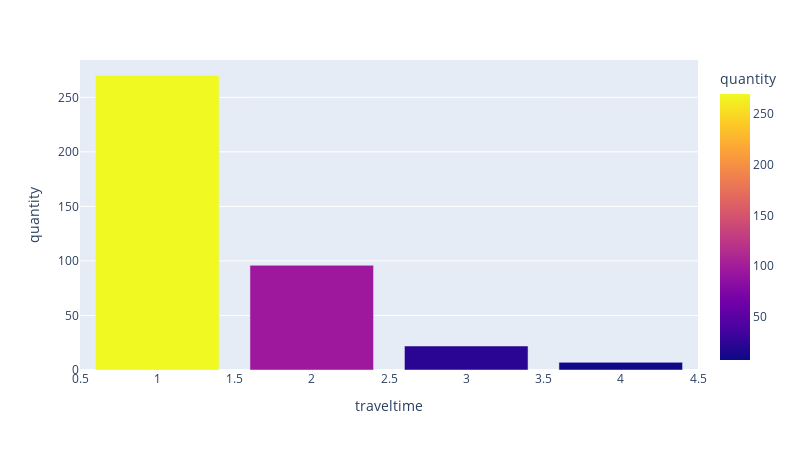

Notebook code for this chart:
### Markdown cell above
Заполним пропущенные значения:

### Code cell
FillNan(data.traveltime)
ColumnApdateInfo(data.traveltime)

### Figure 1 — Plotly figure (JSON) as saved in the notebook; plotly's stock layout.template omitted (floating-point values rounded to 4 significant figures)
{"data": [{"alignmentgroup": "True", "hovertemplate": "traveltime=%{x}<br>quantity=%{marker.color}<extra></extra>", "legendgroup": "", "marker": {"color": [270, 96, 22, 7], "coloraxis": "coloraxis"}, "name": "", "offsetgroup": "", "orientation": "v", "showlegend": false, "textposition": "auto", "type": "bar", "x": [1, 2, 3, 4], "xaxis": "x", "y": [270, 96, 22, 7], "yaxis": "y"}], "layout": {"barmode": "relative", "coloraxis": {"colorbar": {"title": {"text": "quantity"}}, "colorscale": [[0, "#0d0887"], [0.1111, "#46039f"], [0.2222, "#7201a8"], [0.3333, "#9c179e"], [0.4444, "#bd3786"], [0.5556, "#d8576b"], [0.6667, "#ed7953"], [0.7778, "#fb9f3a"], [0.8889, "#fdca26"], [1, "#f0f921"]]}, "height": 450, "legend": {"tracegroupgap": 0}, "margin": {"t": 60}, "width": 800, "xaxis": {"anchor": "y", "domain": [0, 1], "title": {"text": "traveltime"}}, "yaxis": {"anchor": "x", "domain": [0, 1], "title": {"text": "quantity"}}}}
